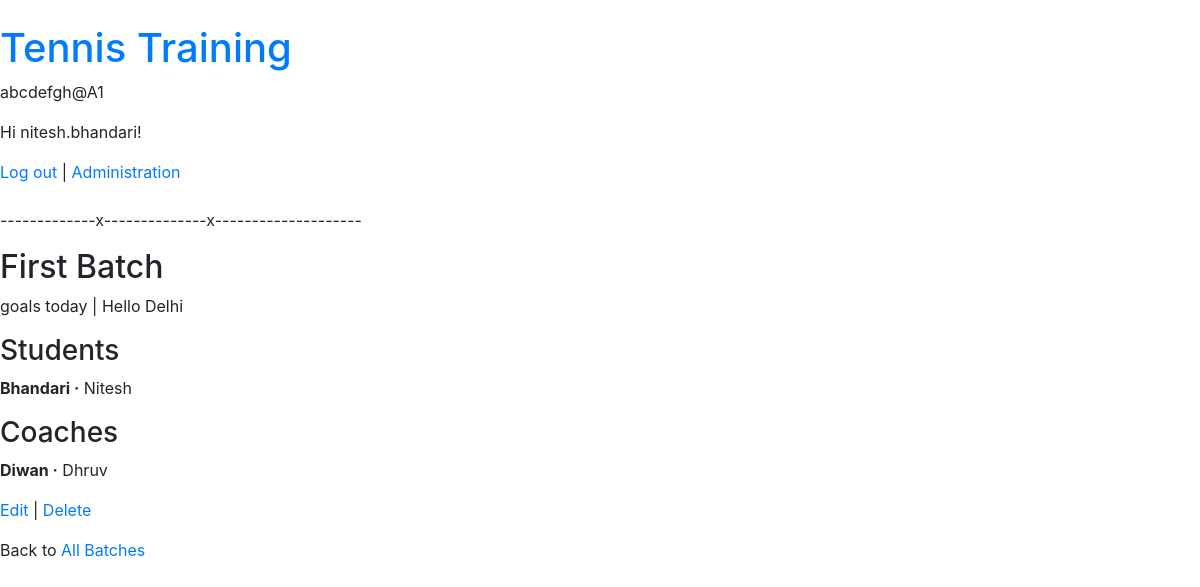
The page /attendance/batch/3/ (signed in) on the database its author committed.
### users/models.py (models this page shows)
class CustomUser(AbstractUser):
    middle_name = models.CharField(null = True, max_length=300)
    date_of_birth = models.DateField(null = True)
    mobile = PhoneNumberField(null = True)
    telephone = PhoneNumberField(null = True)
    intercom = models.CharField(null = True, max_length=300)

### attendance/models.py (models this page shows, shortened)
class Batch(models.Model):
    students = models.ManyToManyField(AttendancePerson)
    batch_name = models.CharField(null = True, max_length=300)
    coaches = models.ManyToManyField(CustomUser)
    title = models.CharField(null = True, max_length=300)
    subtitle = models.CharField(null = True, max_length=300)

class AttendancePerson(models.Model):
    first_name = models.CharField(null = True, max_length=300)
    last_name = models.CharField(null = True, blank = True, max_length=300)
    middle_name = models.CharField(null = True, blank = True, max_length=300)
    date_of_birth = models.DateField(null = True, blank = True)
    mobile = PhoneNumberField(null = True, blank = True)
    telephone = PhoneNumberField(null = True, blank = True, max_length=300)
    user = models.ForeignKey(CustomUser, blank = True, null = True, on_delete = models.CASCADE,)
    title = models.CharField(null = True, max_length=300)
    subtitle = models.CharField(null = True, max_length=300)

### attendance/batch/views.py (the view)
# urls.py: path('<int:pk>/',BatchDetailView.as_view(), name='batch_detail'),
class BatchDetailView(LoginRequiredMixin , DetailView):
    model = Batch
    template_name = 'batch/batch_detail.html'
    login_url = 'login'

### attendance/templates/batch/batch_detail.html (shortened to what this page needs)
{% extends 'base.html' %}
{% block content %}
  <div class="batch_entry">
    <h2>{{ object.batch_name }}</h2>
    <p>{{ object.title }} | {{ object.subtitle }}</p>
    <h3>Students</h3>
    {% for student in batch.students.all %}
    <p>
      <span class="font-weight-bold">{{ student.last_name }} &middot;</span>
      {{ student.first_name }}
    </p>
    {% endfor %}
    <h3>Coaches</h3>
    {% for coach in batch.coaches.all %}
    <p>
      <span class="font-weight-bold">{{ coach.last_name }} &middot;</span>
      {{ coach.first_name }}
    </p>
    {% endfor %}
  </div>
  <p>
    <a href="{% url 'batch_edit' batch.pk %}">Edit</a> |
    <a href="{% url 'batch_delete' batch.pk %}">Delete</a></p>
  <p>Back to <a href="{% url 'batch_list' %}">All Batches</a></p>
{% endblock content %}

### templates/base.html (shortened to what this page needs)
﻿<!DOCTYPE html>
<html>
<head>
    <link rel="stylesheet"
          href="https://stackpath.bootstrapcdn.com/bootstrap/4.1.3/css/\bootstrap.min.css"
>
</head>
<body>
  <div>
    <header>
      <div class="nav-left">
        <h1><a href="{% url 'home' %}">Tennis Training</a></h1>
      </div>
    </header>
    <p>abcdefgh@A1</p>
    {% if user.is_authenticated %}
      <p>Hi {{ user.username }}!</p>
      <a href="{% url 'logout' %}">Log out</a>
    {% else %}
      <p>You are not logged in.</p>
      <a href="{% url 'login' %}">Log In</a> |
      <a href="{% url 'signup' %}">Sign Up</a>
    {% endif %}
       | <a href="/admin" target="_blank">Administration</a>
<br><br>
<p>-------------x--------------x--------------------</p>
    {% block content %}
    {% endblock content %}
  </div>
</body>
</html>

### rows shown on the page
CustomUser: username "nitesh.bhandari"
Batch: batch_name "First Batch", title "goals today", subtitle "Hello Delhi"
AttendancePerson: last_name "Bhandari", first_name "Nitesh"
CustomUser: last_name "Diwan", first_name "Dhruv"
